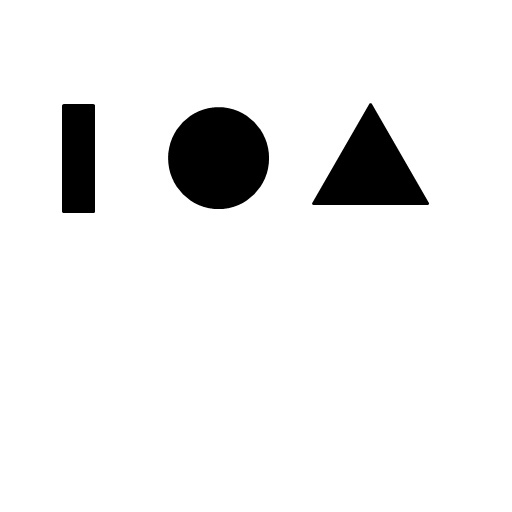
#> input picture data/refShapes.jpg, 512 x 512 px, found by its file name
$ python 0816.py
#> lines starting #> are read from the running program, lines starting #| are printed output that depends on the picture; after the words box and inside, x2 and y2 are one past the last pixel; in counts of white or black regions, pixels touching at a corner belong together
# 0816.py
# cv2.matchShapes() 모양 매칭
import cv2
import numpy as np

#1
ref_src  = cv2.imread('./data/refShapes.jpg')
#> ref_src is the input picture: shape (512, 512, 3); min 0, max 255, mean 237.7
ref_gray = cv2.cvtColor(ref_src, cv2.COLOR_BGR2GRAY)
ret, ref_bin = cv2.threshold(ref_gray, 0, 255,
                             cv2.THRESH_BINARY_INV+cv2.THRESH_OTSU)
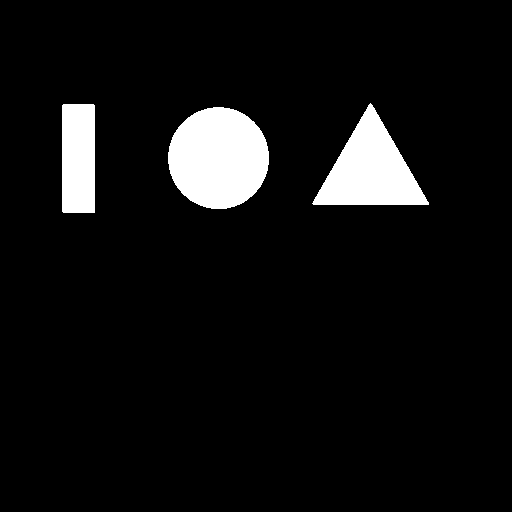
#> ref_bin: shape (512, 512); 6.8% white; 3 white regions, box (x1, y1, x2, y2) and area: (168, 107, 269, 209) 8078, (312, 103, 429, 205) 6144, (62, 104, 95, 213) 3594
#> ret = 128

test_src  = cv2.imread('./data/testShapes1.jpg')
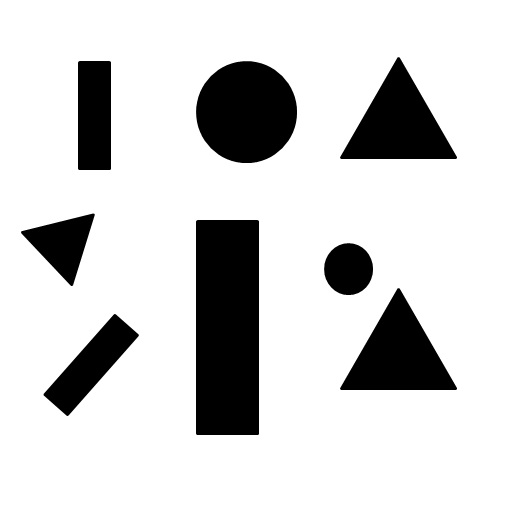
#> input picture data/testShapes1.jpg, 512 x 512 px, found by its file name
#> test_src is the input picture: shape (512, 512, 3); min 0, max 255, mean 210.6
##test_src  = cv2.imread('./data/testShapes2.jpg')
##test_src  = cv2.imread('./data/testShapes3.jpg')
test_gray = cv2.cvtColor(test_src, cv2.COLOR_BGR2GRAY)
ret, test_bin = cv2.threshold(test_gray, 0, 255,
                             cv2.THRESH_BINARY_INV+cv2.THRESH_OTSU)
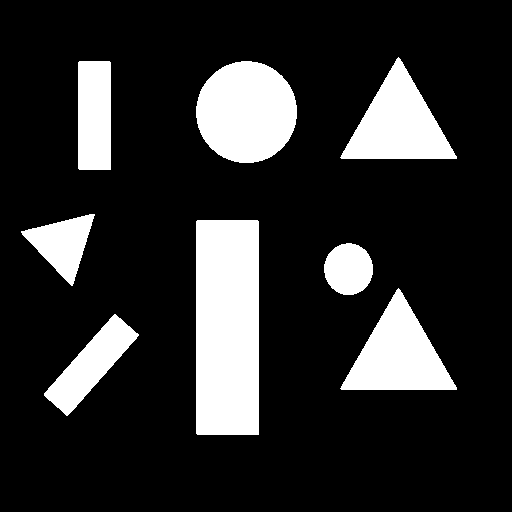
#> test_bin: shape (512, 512); 17.4% white; 8 white regions
#> ret = 127
mode   = cv2.RETR_EXTERNAL
method = cv2.CHAIN_APPROX_SIMPLE
ref_contours, _ = cv2.findContours(ref_bin, mode, method)
#> ref_contours = 3 contours; box (x1, y1, x2, y2) and area: (168, 107, 269, 209) 7934, (312, 103, 429, 205) 5984, (62, 104, 95, 213) 3454
test_contours, _ = cv2.findContours(test_bin, mode, method)
#> test_contours = 8 contours; box (x1, y1, x2, y2) and area: (196, 220, 259, 435) 13266, (196, 61, 297, 163) 7934, (340, 288, 457, 390) 5986, (340, 57, 457, 159) 5984, (44, 314, 139, 416) 3466, (78, 61, 111, 170) 3454, (21, 214, 95, 286) 2494, (324, 243, 373, 295) 1922

#2
ref_dst = ref_src.copy()
colors = ((0,0,255), (0,255,0), (255,0,0))
for i, cnt in enumerate(ref_contours):
    cv2.drawContours(ref_dst, [cnt], 0, colors[i], 2)
#> this loop made 3 passes
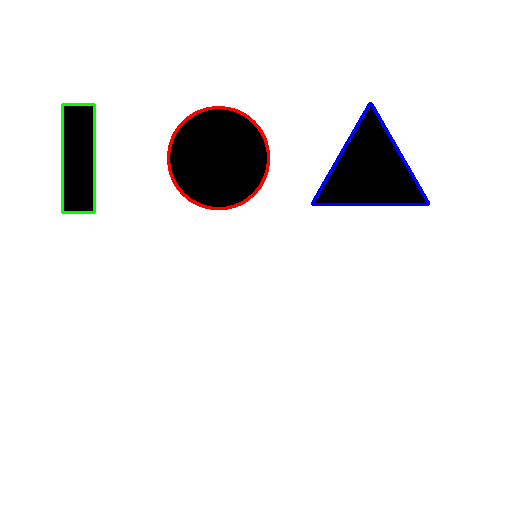
#> ref_dst: shape (512, 512, 3); 1.19% of pixels changed, all inside (x1, y1, x2, y2) = (61, 102, 430, 214)

#3: shape matching
test_dst = test_src.copy()
method = cv2.CONTOURS_MATCH_I1
#> method = 1
for i, cnt1 in enumerate(test_contours):
    matches = []
    for cnt2 in ref_contours:
        ret = cv2.matchShapes(cnt1, cnt2, method, 0)
        matches.append(ret)
    k = np.argmin(matches)
    cv2.drawContours(test_dst, [cnt1], 0, colors[k], 2)
#> this loop made 8 passes
#> k on passes 1 to 8: 1, 2, 0, 1, 2, 0, 1, 2
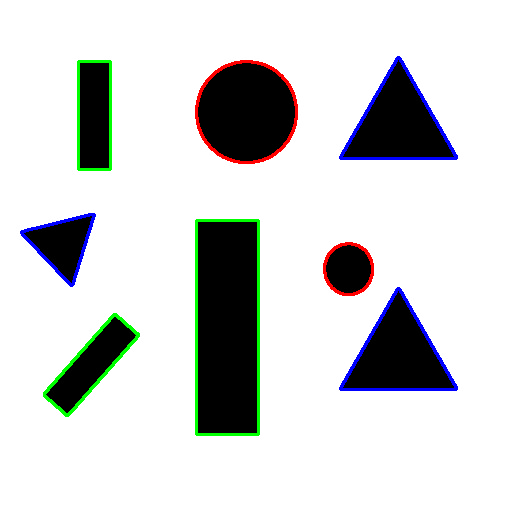
#> test_dst: shape (512, 512, 3); 3.14% of pixels changed, all inside (x1, y1, x2, y2) = (20, 56, 458, 436)

cv2.imshow('ref_dst',  ref_dst)
cv2.imshow('test_dst', test_dst)

cv2.waitKey()
cv2.destroyAllWindows()
